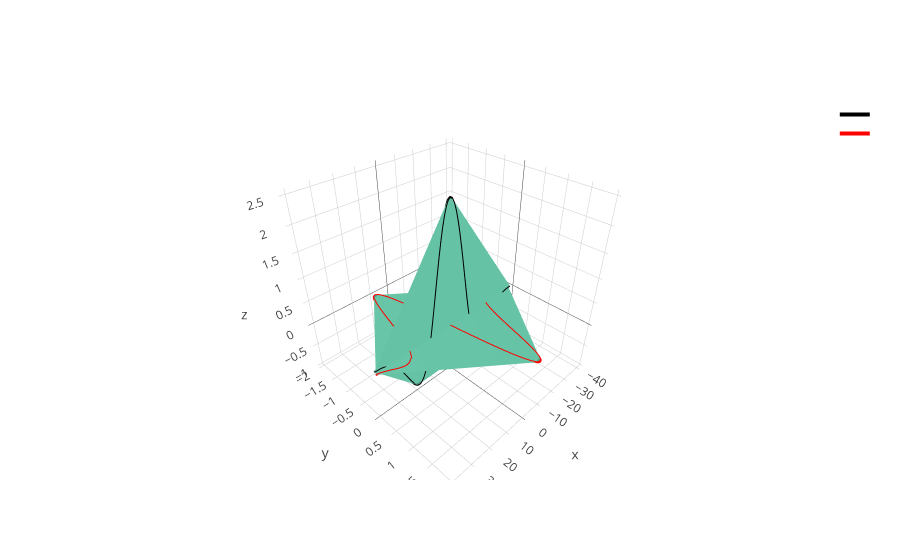

Here is the notebook cell this chart was saved with:
### Code cell
data = []
num_data = ft_gaussian[0].size
fill_color = '#66c2a5'
data.append(dict(
        type='scatter3d',
        mode='lines',
        x=xx,  # year loop: in incr. order then in decr. order then years[0]
        y=np.zeros(num_data),
        z=ft_gaussian[0].real,
        name='',
        surfaceaxis=1, # add a surface axis ('1' refers to axes[1] i.e. the y-axis)
        surfacecolor=fill_color,
        line=dict(
            color='black',
            width=4
        ),
    ))

data.append(dict(
        type='scatter3d',
        mode='lines',
        x=xx,  # year loop: in incr. order then in decr. order then years[0]
        y=ft_gaussian[0].imag,
        z=np.zeros(num_data),
        name='',
        fill='tozeroy'
        surfaceaxis=2, # add a surface axis ('1' refers to axes[1] i.e. the y-axis)
        surfacecolor=fill_color,
        line=dict(
            color='red',
            width=4
        ),
    ))

#fig = dict(data=data, layout=layout)

fig = dict(data=data)
iplot(fig)

### Figure 1 — Plotly figure (JSON) as saved in the notebook; plotly's stock layout.template omitted (floating-point values rounded to 4 significant figures)
{"data": [{"line": {"color": "black", "width": 4}, "mode": "lines", "name": "", "surfaceaxis": 1, "surfacecolor": "#66c2a5", "type": "scatter3d", "x": [-40, -39, -38, -37, -36, -35, -34, -33, -32, -31, -30, -29, -28, -27, -26, -25, -24, -23, -22, -21, -20, -19, -18, -17, -16, -15, -14, -13, -12, -11, -10, -9, -8, -7, -6, -5, -4, -3, -2, -1, 0, 1, 2, 3, 4, 5, 6, 7, 8, 9, 10, 11, 12, 13, 14, 15, 16, 17, 18, 19, 20, 21, 22, 23, 24, 25, 26, 27, 28, 29, 30, 31, 32, 33, 34, 35, 36, 37, 38, 39, 40], "y": [0, 0, 0, 0, 0, 0, 0, 0, 0, 0, 0, 0, 0, 0, 0, 0, 0, 0, 0, 0, 0, 0, 0, 0, 0, 0, 0, 0, 0, 0, 0, 0, 0, 0, 0, 0, 0, 0, 0, 0, 0, 0, 0, 0, 0, 0, 0, 0, 0, 0, 0, 0, 0, 0, 0, 0, 0, 0, 0, 0, 0, 0, 0, 0, 0, 0, 0, 0, 0, 0, 0, 0, 0, 0, 0, 0, 0, 0, 0, 0, 0], "z": [0.04092, 0.04174, 0.0403, 0.03586, 0.02758, 0.01452, -0.0043, -0.02988, -0.06315, -0.1049, -0.1556, -0.2155, -0.2842, -0.3607, -0.4436, -0.5304, -0.6181, -0.7028, -0.7803, -0.8455, -0.8933, -0.9184, -0.916, -0.8816, -0.8118, -0.7042, -0.558, -0.3741, -0.1548, 0.09529, 0.3702, 0.6622, 0.9623, 1.261, 1.547, 1.811, 2.043, 2.233, 2.375, 2.462, 2.491, 2.462, 2.375, 2.233, 2.043, 1.811, 1.547, 1.261, 0.9623, 0.6622, 0.3702, 0.09529, -0.1548, -0.3741, -0.558, -0.7042, -0.8118, -0.8816, -0.916, -0.9184, -0.8933, -0.8455, -0.7803, -0.7028, -0.6181, -0.5304, -0.4436, -0.3607, -0.2842, -0.2155, -0.1556, -0.1049, -0.06315, -0.02988, -0.0043, 0.01452, 0.02758, 0.03586, 0.0403, 0.04174, 0.04092]}, {"line": {"color": "red", "width": 4}, "mode": "lines", "name": "", "surfaceaxis": 2, "surfacecolor": "#66c2a5", "type": "scatter3d", "x": [-40, -39, -38, -37, -36, -35, -34, -33, -32, -31, -30, -29, -28, -27, -26, -25, -24, -23, -22, -21, -20, -19, -18, -17, -16, -15, -14, -13, -12, -11, -10, -9, -8, -7, -6, -5, -4, -3, -2, -1, 0, 1, 2, 3, 4, 5, 6, 7, 8, 9, 10, 11, 12, 13, 14, 15, 16, 17, 18, 19, 20, 21, 22, 23, 24, 25, 26, 27, 28, 29, 30, 31, 32, 33, 34, 35, 36, 37, 38, 39, 40], "y": [-0.03931, -0.05355, -0.07017, -0.08914, -0.1103, -0.1332, -0.1574, -0.1818, -0.2053, -0.2263, -0.2429, -0.2528, -0.2535, -0.2423, -0.2167, -0.174, -0.1119, -0.02895, 0.07597, 0.2028, 0.3505, 0.5168, 0.6981, 0.8897, 1.085, 1.279, 1.461, 1.626, 1.764, 1.868, 1.931, 1.947, 1.913, 1.826, 1.686, 1.495, 1.258, 0.9811, 0.6725, 0.3419, 0, -0.3419, -0.6725, -0.9811, -1.258, -1.495, -1.686, -1.826, -1.913, -1.947, -1.931, -1.868, -1.764, -1.626, -1.461, -1.279, -1.085, -0.8897, -0.6981, -0.5168, -0.3505, -0.2028, -0.07597, 0.02895, 0.1119, 0.174, 0.2167, 0.2423, 0.2535, 0.2528, 0.2429, 0.2263, 0.2053, 0.1818, 0.1574, 0.1332, 0.1103, 0.08914, 0.07017, 0.05355, 0.03931], "z": [0, 0, 0, 0, 0, 0, 0, 0, 0, 0, 0, 0, 0, 0, 0, 0, 0, 0, 0, 0, 0, 0, 0, 0, 0, 0, 0, 0, 0, 0, 0, 0, 0, 0, 0, 0, 0, 0, 0, 0, 0, 0, 0, 0, 0, 0, 0, 0, 0, 0, 0, 0, 0, 0, 0, 0, 0, 0, 0, 0, 0, 0, 0, 0, 0, 0, 0, 0, 0, 0, 0, 0, 0, 0, 0, 0, 0, 0, 0, 0, 0]}], "layout": {}}
